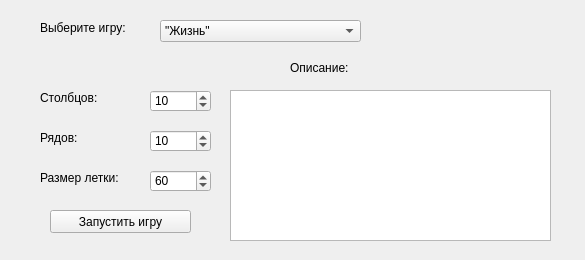
<?xml version="1.0" encoding="UTF-8"?>
<ui version="4.0">
 <class>Form</class>
 <widget class="QWidget" name="Form">
  <property name="geometry">
   <rect>
    <x>0</x>
    <y>0</y>
    <width>585</width>
    <height>260</height>
   </rect>
  </property>
  <property name="windowTitle">
   <string>Form</string>
  </property>
  <widget class="QComboBox" name="game_edit">
   <property name="geometry">
    <rect>
     <x>160</x>
     <y>20</y>
     <width>201</width>
     <height>22</height>
    </rect>
   </property>
   <item>
    <property name="text">
     <string>&quot;Жизнь&quot;</string>
    </property>
   </item>
   <item>
    <property name="text">
     <string>&quot;2048&quot; (изменённая)</string>
    </property>
   </item>
  </widget>
  <widget class="QLabel" name="label">
   <property name="geometry">
    <rect>
     <x>40</x>
     <y>20</y>
     <width>91</width>
     <height>16</height>
    </rect>
   </property>
   <property name="text">
    <string>Выберите игру:</string>
   </property>
  </widget>
  <widget class="QPushButton" name="start_button">
   <property name="geometry">
    <rect>
     <x>50</x>
     <y>210</y>
     <width>141</width>
     <height>23</height>
    </rect>
   </property>
   <property name="text">
    <string>Запустить игру</string>
   </property>
  </widget>
  <widget class="QSpinBox" name="n_col">
   <property name="geometry">
    <rect>
     <x>150</x>
     <y>90</y>
     <width>61</width>
     <height>22</height>
    </rect>
   </property>
   <property name="minimum">
    <number>3</number>
   </property>
   <property name="maximum">
    <number>200</number>
   </property>
   <property name="value">
    <number>10</number>
   </property>
  </widget>
  <widget class="QLabel" name="label_2">
   <property name="geometry">
    <rect>
     <x>40</x>
     <y>130</y>
     <width>91</width>
     <height>16</height>
    </rect>
   </property>
   <property name="text">
    <string>Рядов:</string>
   </property>
  </widget>
  <widget class="QLabel" name="label_3">
   <property name="geometry">
    <rect>
     <x>40</x>
     <y>90</y>
     <width>101</width>
     <height>16</height>
    </rect>
   </property>
   <property name="text">
    <string>Столбцов:</string>
   </property>
  </widget>
  <widget class="QSpinBox" name="n_row">
   <property name="geometry">
    <rect>
     <x>150</x>
     <y>130</y>
     <width>61</width>
     <height>22</height>
    </rect>
   </property>
   <property name="minimum">
    <number>3</number>
   </property>
   <property name="maximum">
    <number>200</number>
   </property>
   <property name="value">
    <number>10</number>
   </property>
  </widget>
  <widget class="QLabel" name="label_4">
   <property name="geometry">
    <rect>
     <x>40</x>
     <y>170</y>
     <width>81</width>
     <height>16</height>
    </rect>
   </property>
   <property name="text">
    <string>Размер летки:</string>
   </property>
  </widget>
  <widget class="QSpinBox" name="cell_size">
   <property name="geometry">
    <rect>
     <x>150</x>
     <y>170</y>
     <width>61</width>
     <height>22</height>
    </rect>
   </property>
   <property name="minimum">
    <number>5</number>
   </property>
   <property name="maximum">
    <number>100</number>
   </property>
   <property name="singleStep">
    <number>5</number>
   </property>
   <property name="value">
    <number>60</number>
   </property>
  </widget>
  <widget class="QTextEdit" name="game_rules">
   <property name="geometry">
    <rect>
     <x>230</x>
     <y>90</y>
     <width>321</width>
     <height>151</height>
    </rect>
   </property>
   <property name="documentTitle">
    <string/>
   </property>
   <property name="readOnly">
    <bool>true</bool>
   </property>
   <property name="placeholderText">
    <string/>
   </property>
  </widget>
  <widget class="QLabel" name="label_5">
   <property name="geometry">
    <rect>
     <x>290</x>
     <y>60</y>
     <width>61</width>
     <height>16</height>
    </rect>
   </property>
   <property name="text">
    <string>Описание:</string>
   </property>
  </widget>
 </widget>
 <resources/>
 <connections/>
</ui>
